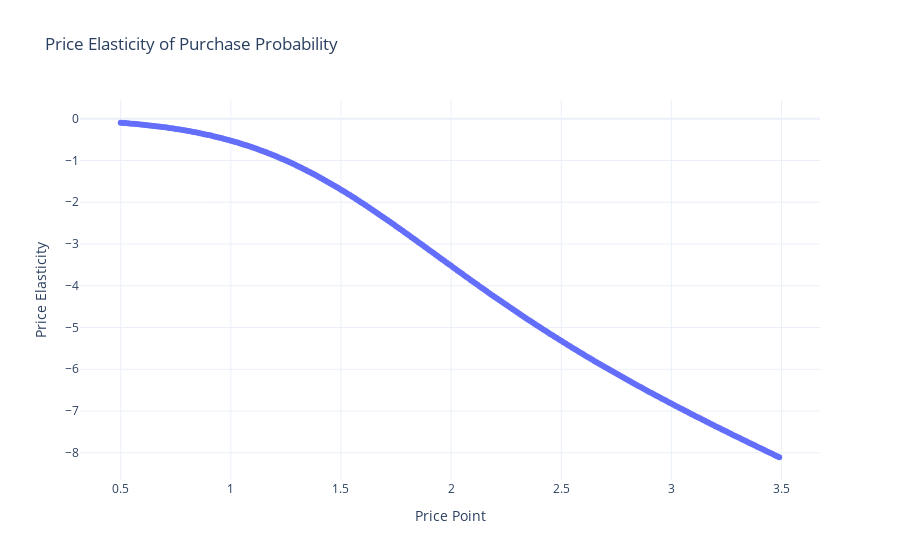

The notebook cell saved with this chart:
### Code cell
fig = px.scatter(df_price_elasticities, x='price_point', y='mean_pe',
                 title='Price Elasticity of Purchase Probability',
                 labels={'mean_pe':'Price Elasticity',
                         'price_point':'Price Point'})
fig.update_yaxes(dtick=1)

### Figure 1 — Plotly figure (JSON) as saved in the notebook; plotly's stock layout.template omitted (floating-point values rounded to 4 significant figures; data arrays with more than 128 entries replaced by an {"elided": "..."} marker saying what was removed)
{"data": [{"hoverlabel": {"namelength": 0}, "hovertemplate": "Price Point=%{x}<br>Price Elasticity=%{y}", "legendgroup": "", "marker": {"color": "#636efa", "symbol": "circle"}, "mode": "markers", "name": "", "showlegend": false, "type": "scatter", "x": {"elided": "300 float values"}, "xaxis": "x", "y": {"elided": "300 float values"}, "yaxis": "y"}], "layout": {"legend": {"tracegroupgap": 0}, "title": {"text": "Price Elasticity of Purchase Probability"}, "xaxis": {"anchor": "y", "domain": [0, 1], "title": {"text": "Price Point"}}, "yaxis": {"anchor": "x", "domain": [0, 1], "dtick": 1, "title": {"text": "Price Elasticity"}}}}
